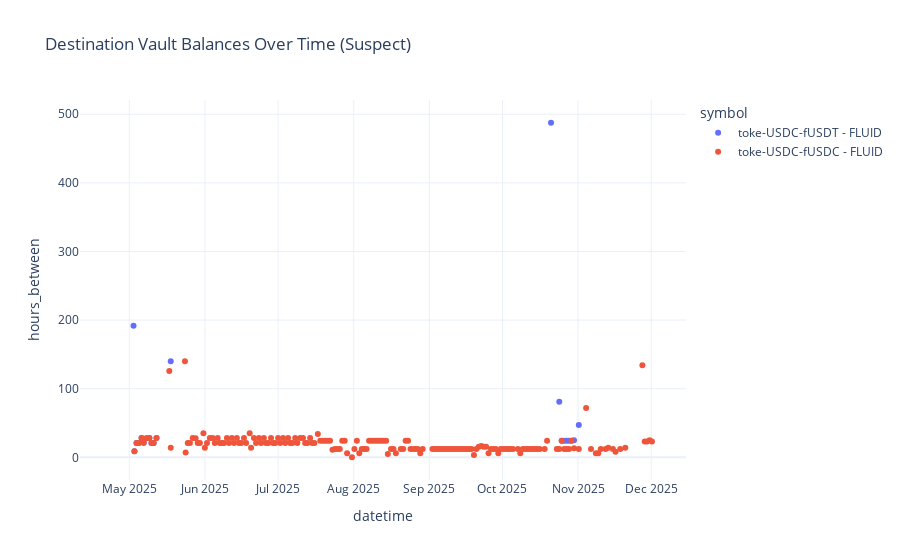

Source (notebook cell):
### Code cell
px.scatter(
    sub_df,
    x=sub_df.index,
    y="hours_between",
    color="symbol",
    hover_data=["new_balance"],
    title="Destination Vault Balances Over Time (Suspect)",
).show()

### Figure 1 — Plotly figure (JSON) as saved in the notebook; plotly's stock layout.template omitted (floating-point values rounded to 4 significant figures; data arrays with more than 128 entries replaced by an {"elided": "..."} marker saying what was removed)
{"data": [{"customdata": [[291.0], [769.3], [22.22], [44.54], [67.06], [59.53], [112.3], [46.79], [26.68], [14.65], [13.85], [13.98], [12.23], [654.0], [58.29], [11.11], [10.91], [10.88], [10.89], [11.14], [11.37], [19.84]], "hovertemplate": "symbol=toke-USDC-fUSDT - FLUID<br>datetime=%{x}<br>hours_between=%{y}<br>new_balance=%{customdata[0]}<extra></extra>", "legendgroup": "toke-USDC-fUSDT - FLUID", "marker": {"color": "#636efa", "symbol": "circle"}, "mode": "markers", "name": "toke-USDC-fUSDT - FLUID", "orientation": "v", "showlegend": true, "type": "scatter", "x": ["2025-04-24T17:30:47+00:00", "2025-05-02T17:12:23+00:00", "2025-05-03T02:08:11+00:00", "2025-05-03T23:07:47+00:00", "2025-05-04T20:09:47+00:00", "2025-05-06T00:09:35+00:00", "2025-05-06T21:13:59+00:00", "2025-05-08T01:07:47+00:00", "2025-05-09T05:10:23+00:00", "2025-05-10T02:10:11+00:00", "2025-05-10T23:10:11+00:00", "2025-05-12T03:09:59+00:00", "2025-05-17T23:10:11+00:00", "2025-10-20T21:54:47+00:00", "2025-10-24T07:01:47+00:00", "2025-10-25T07:02:11+00:00", "2025-10-26T07:02:47+00:00", "2025-10-27T07:02:47+00:00", "2025-10-28T07:02:11+00:00", "2025-10-29T07:03:47+00:00", "2025-10-30T08:02:11+00:00", "2025-11-01T07:02:11+00:00"], "xaxis": "x", "y": [null, 191.7, 8.93, 20.99, 21.03, 28.0, 21.07, 27.9, 28.04, 21.0, 21, 28.0, 140.0, 487.6, 81.12, 24.01, 24.01, 24, 23.99, 24.03, 24.97, 47], "yaxis": "y"}, {"customdata": {"elided": "181x1 float values"}, "hovertemplate": "symbol=toke-USDC-fUSDC - FLUID<br>datetime=%{x}<br>hours_between=%{y}<br>new_balance=%{customdata[0]}<extra></extra>", "legendgroup": "toke-USDC-fUSDC - FLUID", "marker": {"color": "#EF553B", "symbol": "circle"}, "mode": "markers", "name": "toke-USDC-fUSDC - FLUID", "orientation": "v", "showlegend": true, "type": "scatter", "x": {"elided": "181 str values"}, "xaxis": "x", "y": {"elided": "181 float values"}, "yaxis": "y"}], "layout": {"legend": {"title": {"text": "symbol"}, "tracegroupgap": 0}, "title": {"text": "Destination Vault Balances Over Time (Suspect)"}, "xaxis": {"anchor": "y", "domain": [0, 1], "title": {"text": "datetime"}}, "yaxis": {"anchor": "x", "domain": [0, 1], "title": {"text": "hours_between"}}}}
